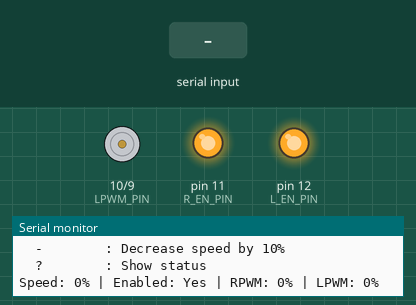
This program was run on a simulated Arduino Uno, built with avr-gcc and run on an emulated ATmega328P. Shown: motor-driver pin pairs drawn as motors (green arrow = first pin HIGH = forward, orange = second pin HIGH = backward, longer = more drive), output pins drawn as LEDs (lit = HIGH), the last lines printed to the serial monitor. The test bench sets the inputs (shaded band).

Above: at 1.5 s.
1.6 s: "-\n" received over Serial
At 1.9 s:
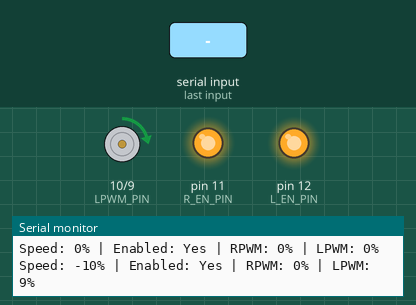
3.1 s: "90,45\n" received over Serial
At 4.3 s:
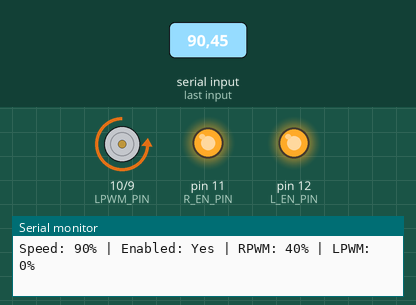
4.6 s: "30,150\n" received over Serial
At 5.6 s:
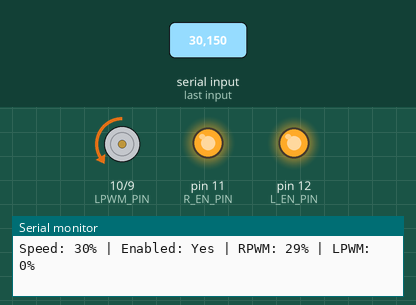
6.1 s: "5\n" received over Serial
At 6.6 s:
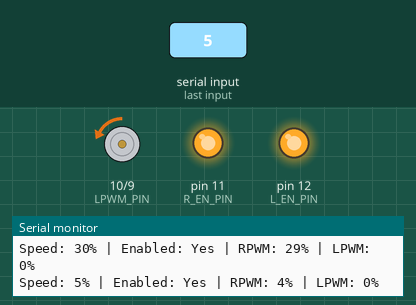
7.6 s: "90\n" received over Serial
At 8.9 s:
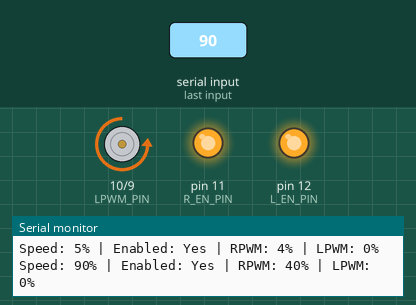
Timing chart, 0 to 10.1 s (numbered marks = the images above; inputs shaded):
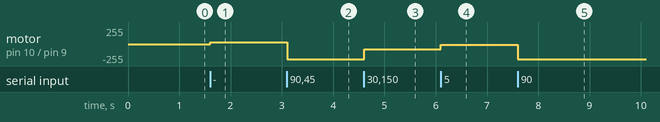

The program:

main.cpp
```cpp
/**
 * 03-motor-driver-test: BTS7960モータードライバーテスト
 *
 * 契約プログラミングに基づく設計:
 *   Physical - ピン定義、ハードウェア初期化
 *   Logical  - MotorDriver契約、SerialCommand契約
 *   Meaning  - loopには意味だけ
 *
 * 配線 (docs/hardware.md準拠):
 *   D9  (OC1A) -> RPWM (正転PWM)
 *   D10 (OC1B) -> LPWM (逆転PWM)
 *   D11        -> R_EN (右イネーブル)
 *   D12        -> L_EN (左イネーブル)
 *   VCC        -> 5V
 *   GND        -> GND
 */

#include <Arduino.h>
#include <PwmOutput.h>
#include <MotorDriver.h>

// ============================================================
// Physical Layer - ボード固有の定義
// ============================================================

namespace Board
{
    // BTS7960接続ピン (docs/hardware.md準拠)
    constexpr uint8_t RPWM_PIN = 9;  // Timer1 OC1A
    constexpr uint8_t LPWM_PIN = 10; // Timer1 OC1B
    constexpr uint8_t R_EN_PIN = 11; // Digital Out
    constexpr uint8_t L_EN_PIN = 12; // Digital Out
}

namespace PwmConfig
{
    constexpr uint16_t FREQUENCY_HZ = 12000; // 12kHz (モーター駆動に適した周波数)
}

// ============================================================
// Logical Layer - 契約の定義
// ============================================================

struct SerialCommand
{
    bool hasCommand()
    {
        return Serial.available() > 0;
    }

    String take()
    {
        String input = Serial.readStringUntil('\n');
        input.trim();
        return input;
    }
};

// ============================================================
// Meaning Layer - コマンド定義
// ============================================================

namespace Command
{
    constexpr char FORWARD = 'f';  // 正転
    constexpr char REVERSE = 'r';  // 逆転
    constexpr char STOP = 's';     // 停止
    constexpr char BRAKE = 'b';    // ブレーキ
    constexpr char ENABLE = 'e';   // イネーブル
    constexpr char DISABLE = 'd';  // ディスエーブル
    constexpr char INCREASE = '+'; // 速度増加
    constexpr char DECREASE = '-'; // 速度減少
    constexpr char STATUS = '?';   // 状態表示
}

// ============================================================
// Setup - 結線
// ============================================================

// Timer1設定（12kHz）
PwmOutput::Timer1Config timer1Config = PwmOutput::Timer1Config::fromFrequency(PwmConfig::FREQUENCY_HZ);

// PWMチャンネル
PwmOutput::PwmChannel rpwm = {PwmOutput::Channel::A, timer1Config};
PwmOutput::PwmChannel lpwm = {PwmOutput::Channel::B, timer1Config};

// モータードライバー
MotorDriver::Bts7960 motor = {rpwm, lpwm, Board::R_EN_PIN, Board::L_EN_PIN, 0};

// コマンド入力
SerialCommand cmd;

void printStatus()
{
    Serial.print(F("Speed: "));
    Serial.print(motor.speed());
    Serial.print(F("% | Enabled: "));
    Serial.print(motor.isEnabled() ? F("Yes") : F("No"));
    Serial.print(F(" | RPWM: "));
    Serial.print(rpwm.percent());
    Serial.print(F("% | LPWM: "));
    Serial.print(lpwm.percent());
    Serial.println(F("%"));
}

void printHelp()
{
    Serial.println(F("=== BTS7960 Motor Driver Test ==="));
    Serial.print(F("PWM Frequency: "));
    Serial.print(PwmConfig::FREQUENCY_HZ);
    Serial.println(F("Hz"));
    Serial.println(F("Commands:"));
    Serial.println(F("  -100~100 : Set speed (negative=reverse)"));
    Serial.println(F("  f        : Forward 50%"));
    Serial.println(F("  r        : Reverse 50%"));
    Serial.println(F("  s        : Stop (coast)"));
    Serial.println(F("  b        : Brake (short)"));
    Serial.println(F("  e        : Enable driver"));
    Serial.println(F("  d        : Disable driver"));
    Serial.println(F("  +        : Increase speed by 10%"));
    Serial.println(F("  -        : Decrease speed by 10%"));
    Serial.println(F("  ?        : Show status"));
    Serial.println();
}

void setup()
{
    Serial.begin(9600);

    // Timer1初期化（PWMチャンネルより先に）
    timer1Config.apply();

    // モータードライバー初期化
    motor.begin();
    motor.enable();

    printHelp();
    printStatus();
}

// ============================================================
// Loop - 意味だけを書く
// ============================================================

void loop()
{
    if (cmd.hasCommand())
    {
        String input = cmd.take();

        if (input.length() == 0)
        {
            return;
        }

        char c = input[0];

        if (c == Command::FORWARD)
        {
            motor.setSpeed(50);
            Serial.println(F("Forward 50%"));
            printStatus();
        }
        else if (c == Command::REVERSE)
        {
            motor.setSpeed(-50);
            Serial.println(F("Reverse 50%"));
            printStatus();
        }
        else if (c == Command::STOP)
        {
            motor.stop();
            Serial.println(F("Stop"));
            printStatus();
        }
        else if (c == Command::BRAKE)
        {
            motor.brake();
            Serial.println(F("Brake"));
            printStatus();
        }
        else if (c == Command::ENABLE)
        {
            motor.enable();
            Serial.println(F("Enabled"));
            printStatus();
        }
        else if (c == Command::DISABLE)
        {
            motor.disable();
            Serial.println(F("Disabled"));
            printStatus();
        }
        else if (c == Command::INCREASE)
        {
            int8_t newSpeed = constrain(motor.speed() + 10, -100, 100);
            motor.setSpeed(newSpeed);
            printStatus();
        }
        else if (c == Command::DECREASE)
        {
            int8_t newSpeed = constrain(motor.speed() - 10, -100, 100);
            motor.setSpeed(newSpeed);
            printStatus();
        }
        else if (c == Command::STATUS)
        {
            printStatus();
        }
        else if (c == '-' || isDigit(c))
        {
            int value = input.toInt();
            if (value >= -100 && value <= 100)
            {
                motor.setSpeed(value);
                printStatus();
            }
            else
            {
                Serial.println(F("Speed must be -100 to 100"));
            }
        }
    }
}
```

Measured:
- after the input at 1.6 s, motor on pin 10 (LPWM_PIN) / pin 9 (RPWM_PIN): stopped → forward 25/255 at once
- after the input at 3.1 s, motor on pin 10 (LPWM_PIN) / pin 9 (RPWM_PIN): forward 25/255 → backward 229/255 at once
- after the input at 4.6 s, motor on pin 10 (LPWM_PIN) / pin 9 (RPWM_PIN): backward 229/255 → backward 76/255 at once
- after the input at 6.1 s, motor on pin 10 (LPWM_PIN) / pin 9 (RPWM_PIN): backward 76/255 → backward 13/255 at once
- after the input at 7.6 s, motor on pin 10 (LPWM_PIN) / pin 9 (RPWM_PIN): backward 13/255 → backward 229/255 at once
